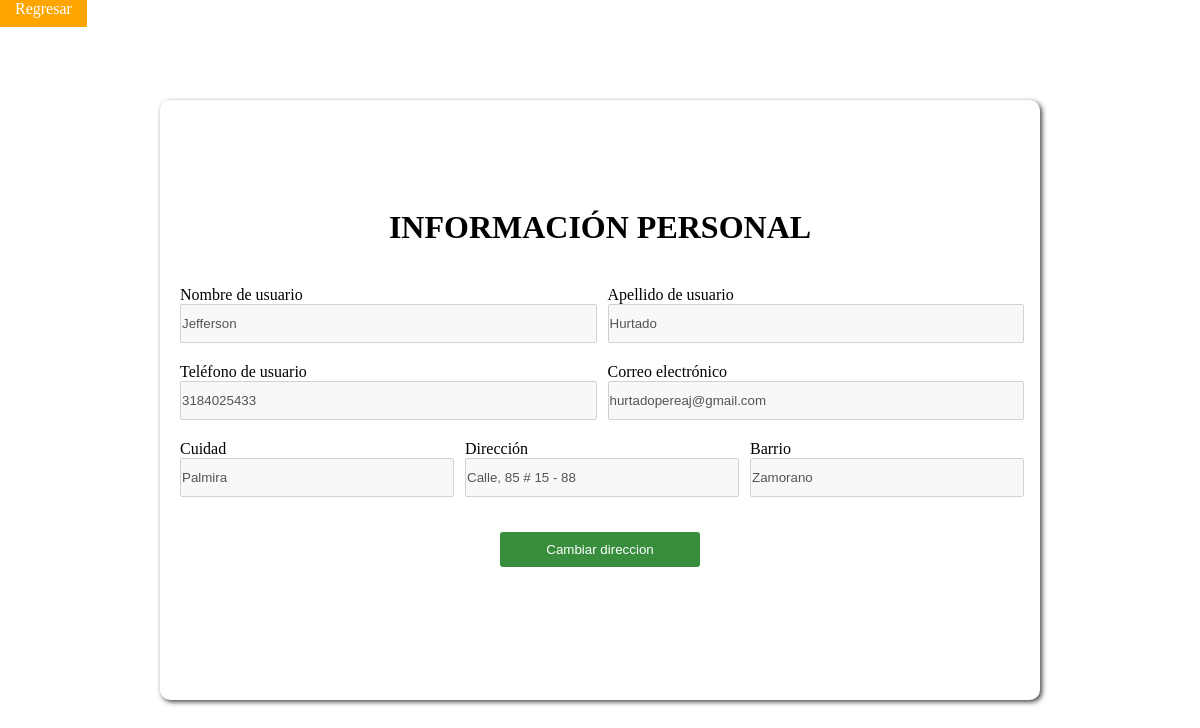
Page /vista/V-perfil-usuario.php (signed in) on the committed database.
### tables this page shows
CREATE TABLE `users` (
  `id` int(100) NOT NULL,
  `name` varchar(100) NOT NULL,
  `apellido` varchar(200) NOT NULL,
  `celular` varchar(10) NOT NULL,
  `email` varchar(100) NOT NULL,
  `password` varchar(100) NOT NULL,
  `ciudad` varchar(200) NOT NULL,
  `direccion` varchar(200) NOT NULL,
  `ndireccion` varchar(3) NOT NULL,
  `ncasa` varchar(3) NOT NULL,
  `n1casa` varchar(3) NOT NULL,
  `barrio` varchar(200) NOT NULL,
  `user_type` varchar(20) NOT NULL DEFAULT 'user'
);

### controlador/C-perfilUsuario-ver.php (called while the page is built, shortened)
<?php
include('../Modelo/config.php');
if (isset($_SESSION['user_id'])) {
  $user_id = $_SESSION['user_id'];
  $informacion = mysqli_query($conn, "SELECT * FROM `users` WHERE id = $user_id") or die('query failed');
}
else {
  $user_id = "";
  header('location:../vista/V-products.php');
}
if (isset($_SESSION['user_id'])) {
  $user_id = $_SESSION['user_id'];
  $perfil = mysqli_query($conn, "SELECT * FROM `users` WHERE id = $user_id") or die('query failed');
}
?>

### vista/V-perfil-usuario.php (the view, shortened to what this page needs)
<?php
include('../controlador/C-perfilUsuario-ver.php');
?>
<!DOCTYPE html>
<html lang="en">
<head>
    <link rel="stylesheet" href="../CSS/perfil.css">
    <link rel="stylesheet" href="https://cdnjs.cloudflare.com/ajax/libs/font-awesome/6.1.1/css/all.min.css">
</head>
<body>
    <a class="regresar" href="./V-products.php">Regresar</a>
    <div class="cont-informacion">
        <?php foreach ($perfil as $info) { ?>
            <h1>Información personal</h1>
            <div class="cont-input-one">
                <div>
                    <label>Nombre de usuario</label><br>
                    <input type="text" value="<?php echo $info['name'] ?>" disabled><br>
                </div>
                <div>
                    <label>Apellido de usuario</label><br>
                    <input class="input-one" type="text" value="<?php echo $info['apellido'] ?>" disabled><br>
                </div>
            </div>
            <div class="cont-input-two">
                <div>
                    <label>Teléfono de usuario</label><br>
                    <input type="text" value="<?php echo $info['celular'] ?>" disabled><br>
                </div>
                <div>
                    <label>Correo electrónico</label><br>
                    <input type="text" value="<?php echo $info['email'] ?>" disabled><br>
                </div>
            </div>
            <div class="cont-input-tre">
                <div>
                    <label>Cuidad</label><br>
                    <input type="text" value="<?php echo $info['ciudad'] ?>" disabled><br>
                </div>
                <div>
                    <label>Dirección</label><br>
                    <input type="text" value="<?php echo $info['direccion'] . ',' . ' ' . $info['ndireccion'] . ' ' . '# ' . $info['ncasa'] . ' - ' . $info['n1casa']  ?>" disabled><br>
                </div>
                <div>
                    <label>Barrio</label><br>
                    <input type="text" value="<?php echo $info['barrio'] ?>" disabled><br>
                </div>
            </div>
            <button class="form-direct">Cambiar direccion</button>
        <?php } ?>
    </div>
</body>
</html>

### CSS/perfil.css (style rules this page uses)
* { margin: 0; padding: 0; }
.cont-informacion { width: 70%; display: flex; justify-content: center; align-items: center; background-color: rgb(255, 255, 255); flex-direction: column; margin: auto; padding: 20px; border-radius: 10px; position: absolute; right: 0; left: 0; top: 100px; bottom: 100px; box-shadow: 2px 2px 5px rgba(41, 41, 41, 0.877); }
.cont-informacion h1 { margin: 0 0 30px 0; text-transform: uppercase; }
.cont-informacion .cont-input-one { width: 100%; display: flex; justify-content: center; align-items: center; gap: 15px; margin: 10px 0; }
.cont-informacion .cont-input-one div { width: 100%; }
.cont-informacion .cont-input-one input { width: 100%; height: 35px; }
.cont-informacion .cont-input-two { width: 100%; display: flex; justify-content: center; align-items: center; gap: 15px; margin: 10px 0; }
.cont-informacion .cont-input-two div { width: 100%; }
.cont-informacion .cont-input-two input { width: 100%; height: 35px; }
.cont-informacion .cont-input-tre { width: 100%; display: flex; justify-content: center; align-items: center; gap: 15px; margin: 10px 0; }
.cont-informacion .cont-input-tre div { width: 100%; }
.cont-informacion .cont-input-tre input { width: 100%; height: 35px; }
.cont-informacion button { background-color: #388E3C; color: white; width: 200px; height: 35px; margin: 25px 0; border: none; border-radius: 3px; cursor: pointer; transition: .5s; }
.regresar { text-decoration: none; padding: 10px 15px; background-color: orange; color: white; }

### rows in the picture
users: name "Jefferson", apellido "Hurtado", celular "3184025433", email "hurtadopereaj@gmail.com", ciudad "Palmira", direccion+ndireccion+ncasa "Calle, 85 # 15 - 88", barrio "Zamorano"
